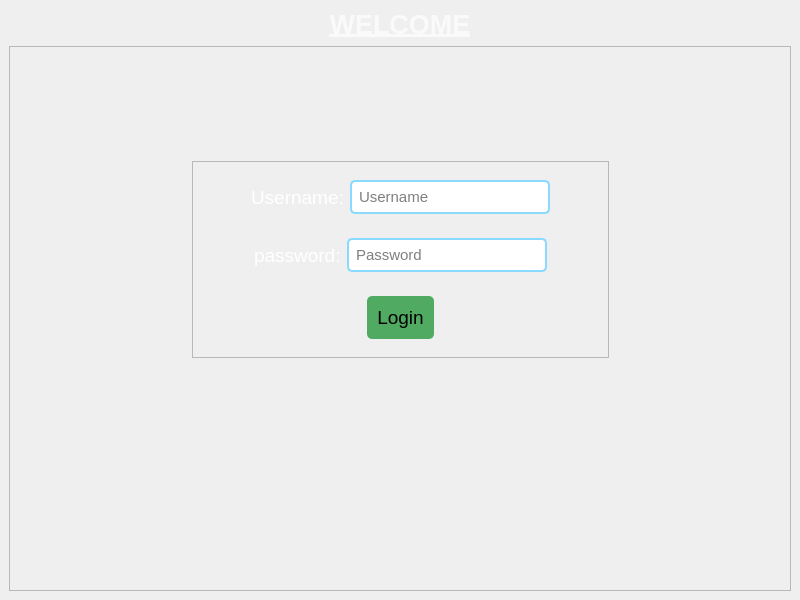
<?xml version="1.0" encoding="UTF-8"?>
<ui version="4.0">
 <class>MainWindow</class>
 <widget class="QMainWindow" name="MainWindow">
  <property name="geometry">
   <rect>
    <x>0</x>
    <y>0</y>
    <width>800</width>
    <height>600</height>
   </rect>
  </property>
  <property name="windowTitle">
   <string>MainWindow</string>
  </property>
  <property name="autoFillBackground">
   <bool>true</bool>
  </property>
  <widget class="QWidget" name="centralwidget">
   <property name="autoFillBackground">
    <bool>false</bool>
   </property>
   <property name="styleSheet">
    <string notr="true">#centralwidget{
background-image: url(&quot;C:/Users/hp/ai_managementLabeling/labelImg/assets/background_image.jpg&quot;);
background-repeat: no-repeat; 
background-position: center;
}
#welcomeLabel{
color: rgb(250,250,250);
}
#usernameLineEdit, #passwordLineEdit{
border: 2px solid rgb(138, 218, 255);
padding: 5px;
border-radius: 5px;
}
#usernameLineEdit:hover,#passwordLineEdit:hover{
border: 3px solid rgb(105, 170, 255)
}
#usernameLabel, #passwordLabel{
color: rgb(255, 255, 255);
}
#loginBtn{
border-radius: 5px;
background-color:rgb(80, 170, 98);
padding: 10px;
}
#loginBtn:hover{
background-color: rgb(0, 216, 86);
}</string>
   </property>
   <layout class="QVBoxLayout" name="verticalLayout">
    <property name="spacing">
     <number>0</number>
    </property>
    <property name="leftMargin">
     <number>0</number>
    </property>
    <property name="topMargin">
     <number>0</number>
    </property>
    <property name="rightMargin">
     <number>0</number>
    </property>
    <property name="bottomMargin">
     <number>0</number>
    </property>
    <item>
     <widget class="QWidget" name="widget" native="true">
      <layout class="QVBoxLayout" name="verticalLayout_2">
       <item alignment="Qt::AlignTop">
        <widget class="QLabel" name="welcomeLabel">
         <property name="font">
          <font>
           <pointsize>20</pointsize>
           <weight>75</weight>
           <italic>false</italic>
           <bold>true</bold>
           <underline>true</underline>
          </font>
         </property>
         <property name="text">
          <string>WELCOME</string>
         </property>
         <property name="alignment">
          <set>Qt::AlignCenter</set>
         </property>
        </widget>
       </item>
       <item>
        <widget class="QFrame" name="frame">
         <property name="sizePolicy">
          <sizepolicy hsizetype="Preferred" vsizetype="Expanding">
           <horstretch>0</horstretch>
           <verstretch>0</verstretch>
          </sizepolicy>
         </property>
         <property name="frameShape">
          <enum>QFrame::StyledPanel</enum>
         </property>
         <property name="frameShadow">
          <enum>QFrame::Raised</enum>
         </property>
         <layout class="QGridLayout" name="gridLayout_2">
          <item row="1" column="2">
           <spacer name="horizontalSpacer_2">
            <property name="orientation">
             <enum>Qt::Horizontal</enum>
            </property>
            <property name="sizeHint" stdset="0">
             <size>
              <width>145</width>
              <height>20</height>
             </size>
            </property>
           </spacer>
          </item>
          <item row="1" column="0">
           <spacer name="horizontalSpacer">
            <property name="orientation">
             <enum>Qt::Horizontal</enum>
            </property>
            <property name="sizeHint" stdset="0">
             <size>
              <width>146</width>
              <height>20</height>
             </size>
            </property>
           </spacer>
          </item>
          <item row="1" column="1">
           <widget class="QFrame" name="frame_2">
            <property name="frameShape">
             <enum>QFrame::StyledPanel</enum>
            </property>
            <property name="frameShadow">
             <enum>QFrame::Raised</enum>
            </property>
            <layout class="QVBoxLayout" name="verticalLayout_3">
             <item>
              <widget class="QWidget" name="widget_2" native="true">
               <layout class="QHBoxLayout" name="horizontalLayout_2">
                <item>
                 <spacer name="horizontalSpacer_5">
                  <property name="orientation">
                   <enum>Qt::Horizontal</enum>
                  </property>
                  <property name="sizeHint" stdset="0">
                   <size>
                    <width>40</width>
                    <height>20</height>
                   </size>
                  </property>
                 </spacer>
                </item>
                <item>
                 <widget class="QLabel" name="usernameLabel">
                  <property name="font">
                   <font>
                    <pointsize>14</pointsize>
                   </font>
                  </property>
                  <property name="text">
                   <string>Username:</string>
                  </property>
                 </widget>
                </item>
                <item>
                 <widget class="QLineEdit" name="usernameLineEdit">
                  <property name="minimumSize">
                   <size>
                    <width>200</width>
                    <height>0</height>
                   </size>
                  </property>
                  <property name="font">
                   <font>
                    <pointsize>11</pointsize>
                   </font>
                  </property>
                  <property name="placeholderText">
                   <string>Username</string>
                  </property>
                 </widget>
                </item>
                <item>
                 <spacer name="horizontalSpacer_3">
                  <property name="orientation">
                   <enum>Qt::Horizontal</enum>
                  </property>
                  <property name="sizeHint" stdset="0">
                   <size>
                    <width>40</width>
                    <height>20</height>
                   </size>
                  </property>
                 </spacer>
                </item>
               </layout>
              </widget>
             </item>
             <item>
              <widget class="QWidget" name="widget_4" native="true">
               <layout class="QHBoxLayout" name="horizontalLayout">
                <item>
                 <spacer name="horizontalSpacer_6">
                  <property name="orientation">
                   <enum>Qt::Horizontal</enum>
                  </property>
                  <property name="sizeHint" stdset="0">
                   <size>
                    <width>40</width>
                    <height>20</height>
                   </size>
                  </property>
                 </spacer>
                </item>
                <item>
                 <widget class="QLabel" name="passwordLabel">
                  <property name="font">
                   <font>
                    <pointsize>14</pointsize>
                   </font>
                  </property>
                  <property name="text">
                   <string>password:</string>
                  </property>
                 </widget>
                </item>
                <item>
                 <widget class="QLineEdit" name="passwordLineEdit">
                  <property name="minimumSize">
                   <size>
                    <width>200</width>
                    <height>0</height>
                   </size>
                  </property>
                  <property name="font">
                   <font>
                    <pointsize>11</pointsize>
                   </font>
                  </property>
                  <property name="placeholderText">
                   <string>Password</string>
                  </property>
                 </widget>
                </item>
                <item>
                 <spacer name="horizontalSpacer_4">
                  <property name="orientation">
                   <enum>Qt::Horizontal</enum>
                  </property>
                  <property name="sizeHint" stdset="0">
                   <size>
                    <width>40</width>
                    <height>20</height>
                   </size>
                  </property>
                 </spacer>
                </item>
               </layout>
              </widget>
             </item>
             <item>
              <widget class="QWidget" name="widget_3" native="true">
               <layout class="QGridLayout" name="gridLayout">
                <item row="0" column="0" alignment="Qt::AlignHCenter">
                 <widget class="QPushButton" name="loginBtn">
                  <property name="font">
                   <font>
                    <pointsize>14</pointsize>
                   </font>
                  </property>
                  <property name="cursor">
                   <cursorShape>PointingHandCursor</cursorShape>
                  </property>
                  <property name="text">
                   <string>Login</string>
                  </property>
                 </widget>
                </item>
               </layout>
              </widget>
             </item>
            </layout>
           </widget>
          </item>
          <item row="2" column="1">
           <spacer name="verticalSpacer">
            <property name="orientation">
             <enum>Qt::Vertical</enum>
            </property>
            <property name="sizeHint" stdset="0">
             <size>
              <width>20</width>
              <height>223</height>
             </size>
            </property>
           </spacer>
          </item>
          <item row="0" column="1">
           <spacer name="verticalSpacer_2">
            <property name="orientation">
             <enum>Qt::Vertical</enum>
            </property>
            <property name="sizeHint" stdset="0">
             <size>
              <width>20</width>
              <height>40</height>
             </size>
            </property>
           </spacer>
          </item>
         </layout>
        </widget>
       </item>
      </layout>
     </widget>
    </item>
   </layout>
  </widget>
 </widget>
 <resources/>
 <connections/>
</ui>
